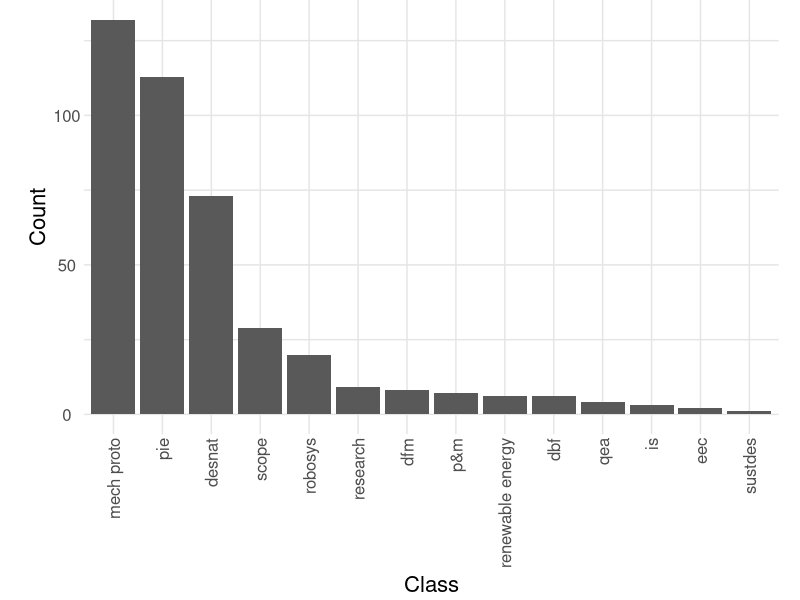
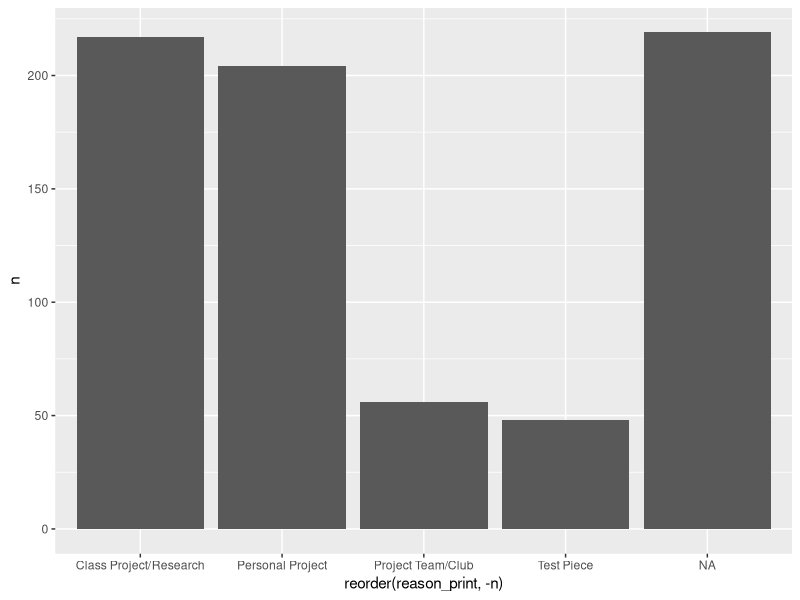
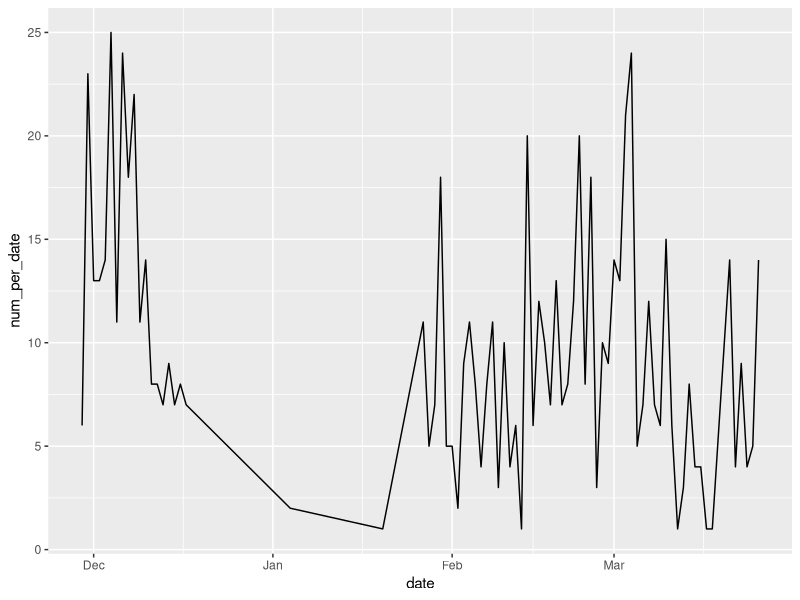

Write the R code that produced these figures, in order.
## ---- chunk 1
knitr::opts_chunk$set(echo = TRUE)
library(tidyverse)
library(lubridate)
library(chron)
## ---- chunk 2
theme_common <- function() {
  theme_minimal() %+replace%
  theme(
    axis.text.x = element_text(size = 12),
    axis.text.y = element_text(size = 12),
    axis.title.x = element_text(margin = margin(4, 4, 4, 4), size = 16),
    axis.title.y = element_text(margin = margin(4, 4, 4, 4), size = 16, angle = 90),
    legend.title = element_text(size = 16),
    legend.text = element_text(size = 12),
    strip.text.x = element_text(size = 12),
    strip.text.y = element_text(size = 12),
    panel.grid.major = element_line(color = "grey90"),
    panel.grid.minor = element_line(color = "grey90"),
    aspect.ratio = 10/16,
    plot.margin = unit(c(t = +0, b = +0, r = +0, l = +0), "cm"),
    plot.title = element_text(size = 18),
    # plot.title.position = "plot",
    plot.subtitle = element_text(size = 16),
    plot.caption = element_text(size = 12)
  )
}
## ---- chunk 3
df_curr_raw <- read_csv(file = "data/3d_curr.csv")
## ---- chunk 4
df_curr <- 
  df_curr_raw %>% 
  mutate(
    print_mass = str_extract(print_mass_grams, "\\d+"), # extract just mass from print mass
    class = tolower(class) #make class lowercase
  ) %>% 
  #separate into date and time
  separate(timestamp, c("date", "time"), sep = " ", remove = FALSE) %>% 
  transform(
    date = as.Date(date),
    time = chron(time = time)
  )

#unique(df_curr$class)

# Standardize each class to ensure pie/principles of integrated engineering are the same/pieeeeeee are the same
df_curr <-
  df_curr %>% 
  mutate (
    class = str_replace(class, "pie.*", "pie"),
    class = str_replace(class, "dfm|.*manufact.*", "dfm"),
    class = str_replace(class, ".*scope.*", "scope"),
    class = str_replace(class, ".*indep.*|is.*", "is"),
    class = str_replace(class, ".*nat.*|.*nt.*", "desnat"),
    class = str_replace(class, ".*renewable.*", "renewable energy"),
    class = str_replace(class, ".*eec.*", "eec"),
    class = str_replace(class, ".*proto.*", "mech proto"),
    class = str_replace(class, ".*qea.*", "qea"),
    class = str_replace(class, ".*research.*|.*lair.*", "research"),
    class = str_replace(class, ".*market.*|p&.*|p[[:space:]]&.*", "p&m"),
    class = str_replace(class, ".*sust.*", "sustdes"),
    class = str_replace(class, ".*robos.*", "robosys"),
    class = str_replace(class, ".*dbf.*|design[[:space:]]bu.*", "dbf"),
    class = factor(
      class,
      levels = c("pie", "dfm", "scope", "is", "desnat", "renewable energy", "eec", "mech proto", "qea", "research", "p&m", "sustdes", 
        "robosys", "dbf")
    ),
   reason_print = str_replace(reason_print, "Class Project", "Class Project/Research"), #combine since Class Project/Research was created in middle of survey
   reason_print = factor(
     reason_print,
     levels = c("Class Project/Research", "Personal Project", "Project Team/Club", "Test Piece")
   )

  )
## ---- chunk 5
df_curr %>% 
  group_by(class) %>% 
  summarize(
    num_class = length(class)
  ) %>% 
  filter(
    !is.na(class)
  ) %>% 
  ggplot(aes(x = reorder(class, -num_class), y = num_class)) +
  geom_col() +
  theme_common() +
  theme(axis.text.x = element_text(angle = 90, hjust = 1)) +
  xlab("Class") +
  ylab("Count")
## ---- chunk 6
df_curr %>% 
  count(reason_print) %>% 
  ggplot(aes(x = reorder(reason_print, -n), y = n)) +
  geom_col() 
  
## ---- chunk 7
df_curr %>% 
  group_by(date) %>% 
  mutate(
    num_per_date = length(date)
  ) %>% 
  ggplot(aes(x = date, y = num_per_date)) +
  geom_line()
  
  
